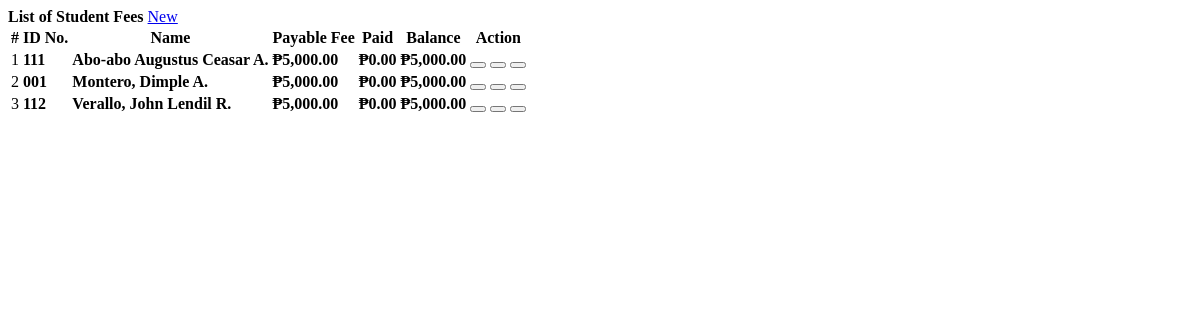
/fees.php, run on the app's committed database.
### tables this page shows
CREATE TABLE `student_ef_list` (
  `id` int(30) NOT NULL,
  `student_id` int(30) NOT NULL,
  `ef_no` varchar(200) NOT NULL,
  `course_id` int(30) NOT NULL,
  `total_fee` float NOT NULL,
  `date_created` datetime NOT NULL DEFAULT current_timestamp()
);

CREATE TABLE `student` (
  `id` int(30) NOT NULL,
  `id_no` varchar(100) NOT NULL,
  `name` text NOT NULL,
  `date_created` datetime NOT NULL DEFAULT current_timestamp(),
  `status` tinyint(1) NOT NULL
);

### fees.php (the view, shortened to what this page needs)
<?php include('db_connect.php');?>
<div class="container-fluid">
	<div class="col-lg-12">
		<div class="row">
			<div class="col-md-12">
				<div class="card">
					<div class="card-header">
						<b>List of Student Fees </b>
						<span class="float:right"><a class="btn btn-primary btn-block btn-sm col-sm-2 float-right" href="javascript:void(0)" id="new_fees">
					<i class="fa fa-plus"></i> New
				</a></span>
					</div>
					<div class="card-body">
						<table class="table table-condensed table-bordered table-hover">
							<thead>
								<tr>
									<th class="text-center">#</th>
									<th class="text-center">ID No.</th>
									<th class="text-center">Name</th>
									<th class="text-center">Payable Fee</th>
									<th class="text-center">Paid</th>
									<th class="text-center">Balance</th>
									<th class="text-center">Action</th>
								</tr>
							</thead>
							<tbody>
								<?php
								$i = 1;
								$fees = $conn->query("SELECT ef.*,s.name as sname,s.id_no FROM student_ef_list ef inner join student s on s.id = ef.student_id WHERE s.status!= 1 order by s.name asc ");
								while($row=$fees->fetch_assoc()):
									$paid = $conn->query("SELECT sum(amount) as paid FROM payments where ef_id=".$row['id']);
									$paid = $paid->num_rows > 0 ? $paid->fetch_array()['paid']:'';
									$balance = $row['total_fee'] - $paid;
								?>
								<tr>
									<td class="text-center"><?php echo $i++ ?></td>
									<td>
										<p> <b><?php echo $row['ef_no'] ?></b></p>
									</td>
									<td>
										<p> <b><?php echo ucwords($row['sname'])?></b></p>
									</td>
									<td class="text-right">
										<p> <b>&#8369;<?php echo number_format($row['total_fee'],2) ?></b></p>
									</td>
									<td class="text-right">
										<p> <b>&#8369;<?php echo number_format($paid,2) ?></b></p>
									<td class="text-right">
										<p> <b>&#8369;<?php echo number_format($balance,2) ?></b></p>
									</td>
									<td class="text-center">
										<button class="btn btn-sm btn-outline-success view_payment" type="button" data-id="<?php echo $row['id'] ?>"><i class="fa fa-eye"></i></button>
										<button class="btn btn-sm btn-outline-primary edit_fees" type="button" data-id="<?php echo $row['id'] ?>" ><i class="fa fa-edit"></i></button>
										<button class="btn btn-sm btn-outline-danger delete_fees" type="button" data-id="<?php echo $row['id'] ?>"><i class="fa fa-trash"></i></button>
									</td>
								</tr>
								<?php endwhile; ?>
							</tbody>
						</table>
					</div>
				</div>
			</div>
		</div>
	</div>
</div>

### fees.php (style rules this page uses)
td { vertical-align: middle !important; }
td p { margin: unset }

### data on the page
student_ef_list: ef_no "111", student.name "Abo-abo Augustus Ceasar A.", total_fee "5,000.00", paid "0.00"
student_ef_list: ef_no "001", student.name "Montero, Dimple A.", total_fee "5,000.00", paid "0.00"
student_ef_list: ef_no "112", student.name "Verallo, John Lendil R.", total_fee "5,000.00", paid "0.00"
